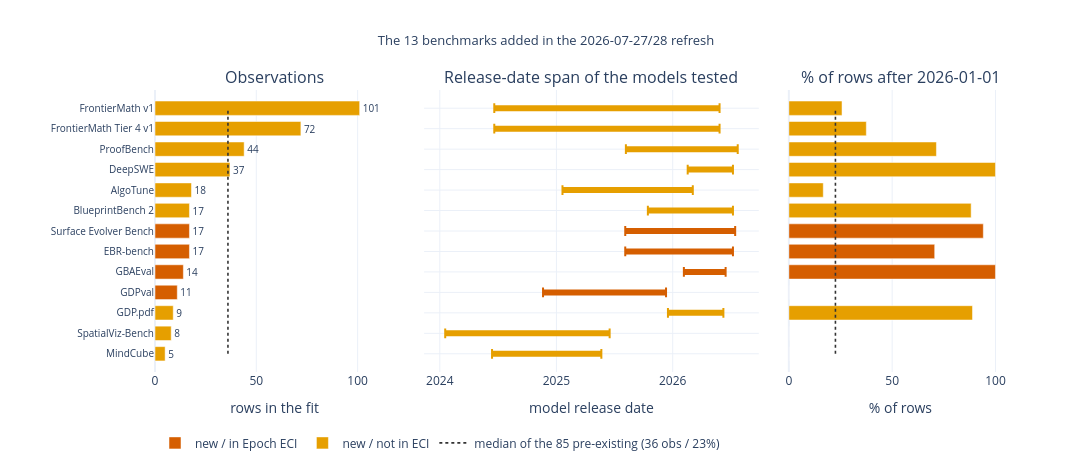

Notebook code cell kept with this figure:
### Markdown cell above
### 1 · The 13 new benchmarks are thin: median **17** observations against **36** for the 85 they joined.
They are 8.4% of rows, and the 4 Epoch's own ECI uses are only **1.3%**. Seven of the 13 are majority post-2026 models, so they measure a narrow, recent slice.

### Code cell
grp = {b: (G_IN if b in NEW_IN else G_OUT) for b in NEW}
rows = []
for b in NEW:
    s = RAW[RAW["benchmark"] == b]
    dt = s["release_date"].dropna()
    rows.append(dict(bench=b, n=len(s), grp=grp[b], lo=dt.min(), hi=dt.max(),
                     lo_s=dt.min().strftime("%Y-%m-%d"), hi_s=dt.max().strftime("%Y-%m-%d"),
                     pct=100 * (dt >= pd.Timestamp("2026-01-01")).mean()))
T1 = pd.DataFrame(rows).sort_values("n")
MED_OLD = float(RAW[RAW["benchmark"].isin(OLD)].groupby("benchmark").size().median())
OLD_PCT = 100 * (RAW[RAW["benchmark"].isin(OLD)]["release_date"].dropna()
                 >= pd.Timestamp("2026-01-01")).mean()
names = T1["bench"].tolist()

fig = make_subplots(rows=1, cols=3, shared_yaxes=True, column_widths=[0.30, 0.42, 0.28],
                    horizontal_spacing=0.035,
                    subplot_titles=["Observations", "Release-date span of the models tested",
                                    "% of rows after 2026-01-01"])
for g in (G_IN, G_OUT):
    s = T1[T1["grp"] == g]
    fig.add_trace(go.Bar(x=s["n"], y=s["bench"], orientation="h", name=g,
                         marker_color=GCOL[g], legendgroup=g,
                         text=s["n"], textposition="outside", textfont=dict(size=10),
                         hovertemplate="%{y}: %{x} obs<extra></extra>"), row=1, col=1)
    xs, ys = [], []
    for _, r in s.iterrows():
        xs += [r["lo_s"], r["hi_s"], None]; ys += [r["bench"], r["bench"], None]
    fig.add_trace(go.Scatter(x=xs, y=ys, mode="lines", legendgroup=g, showlegend=False,
                             line=dict(color=GCOL[g], width=6), hoverinfo="skip"), row=1, col=2)
    fig.add_trace(go.Scatter(x=list(s["lo_s"]) + list(s["hi_s"]), y=list(s["bench"]) * 2,
                             mode="markers", legendgroup=g, showlegend=False,
                             marker=dict(color=GCOL[g], size=7, symbol="line-ns-open",
                                         line=dict(color=GCOL[g], width=2)),
                             hovertemplate="%{y}: %{x|%Y-%m-%d}<extra></extra>"), row=1, col=2)
    fig.add_trace(go.Bar(x=s["pct"], y=s["bench"], orientation="h", legendgroup=g,
                         showlegend=False, marker_color=GCOL[g],
                         hovertemplate="%{y}: %{x:.0f}%<extra></extra>"), row=1, col=3)
fig.add_trace(go.Scatter(x=[MED_OLD] * 2, y=[names[0], names[-1]], mode="lines",
                         name=f"median of the 85 pre-existing ({MED_OLD:.0f} obs / {OLD_PCT:.0f}%)",
                         line=dict(color=C["dark"], width=1.6, dash="dot")), row=1, col=1)
fig.add_trace(go.Scatter(x=[OLD_PCT] * 2, y=[names[0], names[-1]], mode="lines",
                         showlegend=False, line=dict(color=C["dark"], width=1.6, dash="dot")),
              row=1, col=3)
fig.update_xaxes(title_text="rows in the fit", range=[0, 118], row=1, col=1)
fig.update_xaxes(title_text="model release date", type="date", row=1, col=2)
fig.update_xaxes(title_text="% of rows", range=[0, 108], row=1, col=3)
fig.update_yaxes(categoryorder="array", categoryarray=names, tickfont=dict(size=10), row=1, col=1)
fig.update_layout(title="The 13 benchmarks added in the 2026-07-27/28 refresh",
                  height=470, width=1220, bargap=0.3,
                  legend=dict(orientation="h", y=-0.20), margin=dict(t=90, l=155))
show(fig, "01_new_benchmarks")

print(f"new: {T1['n'].sum()} rows = {100 * T1['n'].sum() / len(RAW):.1f}% · "
      f"in-ECI 4: {T1.loc[T1.grp == G_IN, 'n'].sum()} rows = "
      f"{100 * T1.loc[T1.grp == G_IN, 'n'].sum() / len(RAW):.1f}% · "
      f"median obs new {T1['n'].median():.0f} vs pre-existing {MED_OLD:.0f}")

### Figure 1 — Plotly figure (JSON) as saved in the notebook; plotly's stock layout.template omitted (floating-point values rounded to 4 significant figures)
{"data": [{"hovertemplate": "%{y}: %{x} obs<extra></extra>", "legendgroup": "new / in Epoch ECI", "marker": {"color": "#D55E00"}, "name": "new / in Epoch ECI", "orientation": "h", "text": [11.0, 14.0, 17.0, 17.0], "textfont": {"size": 10}, "textposition": "outside", "type": "bar", "x": [11, 14, 17, 17], "xaxis": "x", "y": ["GDPval", "GBAEval", "EBR-bench", "Surface Evolver Bench"], "yaxis": "y"}, {"hoverinfo": "skip", "legendgroup": "new / in Epoch ECI", "line": {"color": "#D55E00", "width": 6}, "mode": "lines", "showlegend": false, "type": "scatter", "x": ["2024-11-20", "2025-12-11", null, "2026-02-05", "2026-06-16", null, "2025-08-05", "2026-07-09", null, "2025-08-05", "2026-07-16", null], "xaxis": "x2", "y": ["GDPval", "GDPval", null, "GBAEval", "GBAEval", null, "EBR-bench", "EBR-bench", null, "Surface Evolver Bench", "Surface Evolver Bench", null], "yaxis": "y2"}, {"hovertemplate": "%{y}: %{x|%Y-%m-%d}<extra></extra>", "legendgroup": "new / in Epoch ECI", "marker": {"color": "#D55E00", "line": {"color": "#D55E00", "width": 2}, "size": 7, "symbol": "line-ns-open"}, "mode": "markers", "showlegend": false, "type": "scatter", "x": ["2024-11-20", "2026-02-05", "2025-08-05", "2025-08-05", "2025-12-11", "2026-06-16", "2026-07-09", "2026-07-16"], "xaxis": "x2", "y": ["GDPval", "GBAEval", "EBR-bench", "Surface Evolver Bench", "GDPval", "GBAEval", "EBR-bench", "Surface Evolver Bench"], "yaxis": "y2"}, {"hovertemplate": "%{y}: %{x:.0f}%<extra></extra>", "legendgroup": "new / in Epoch ECI", "marker": {"color": "#D55E00"}, "orientation": "h", "showlegend": false, "type": "bar", "x": [0.0, 100.0, 70.59, 94.12], "xaxis": "x3", "y": ["GDPval", "GBAEval", "EBR-bench", "Surface Evolver Bench"], "yaxis": "y3"}, {"hovertemplate": "%{y}: %{x} obs<extra></extra>", "legendgroup": "new / not in ECI", "marker": {"color": "#E69F00"}, "name": "new / not in ECI", "orientation": "h", "text": [5.0, 8.0, 9.0, 17.0, 18.0, 37.0, 44.0, 72.0, 101.0], "textfont": {"size": 10}, "textposition": "outside", "type": "bar", "x": [5, 8, 9, 17, 18, 37, 44, 72, 101], "xaxis": "x", "y": ["MindCube", "SpatialViz-Bench", "GDP.pdf", "BlueprintBench 2", "AlgoTune", "DeepSWE", "ProofBench", "FrontierMath Tier 4 v1", "FrontierMath v1"], "yaxis": "y"}, {"hoverinfo": "skip", "legendgroup": "new / not in ECI", "line": {"color": "#E69F00", "width": 6}, "mode": "lines", "showlegend": false, "type": "scatter", "x": ["2024-06-13", "2025-05-22", null, "2024-01-18", "2025-06-17", null, "2025-12-17", "2026-06-09", null, "2025-10-15", "2026-07-09", null, "2025-01-20", "2026-03-05", null, "2026-02-17", "2026-07-09", null, "2025-08-07", "2026-07-24", null, "2024-06-20", "2026-05-28", null, "2024-06-20", "2026-05-28", null], "xaxis": "x2", "y": ["MindCube", "MindCube", null, "SpatialViz-Bench", "SpatialViz-Bench", null, "GDP.pdf", "GDP.pdf", null, "BlueprintBench 2", "BlueprintBench 2", null, "AlgoTune", "AlgoTune", null, "DeepSWE", "DeepSWE", null, "ProofBench", "ProofBench", null, "FrontierMath Tier 4 v1", "FrontierMath Tier 4 v1", null, "FrontierMath v1", "FrontierMath v1", null], "yaxis": "y2"}, {"hovertemplate": "%{y}: %{x|%Y-%m-%d}<extra></extra>", "legendgroup": "new / not in ECI", "marker": {"color": "#E69F00", "line": {"color": "#E69F00", "width": 2}, "size": 7, "symbol": "line-ns-open"}, "mode": "markers", "showlegend": false, "type": "scatter", "x": ["2024-06-13", "2024-01-18", "2025-12-17", "2025-10-15", "2025-01-20", "2026-02-17", "2025-08-07", "2024-06-20", "2024-06-20", "2025-05-22", "2025-06-17", "2026-06-09", "2026-07-09", "2026-03-05", "2026-07-09", "2026-07-24", "2026-05-28", "2026-05-28"], "xaxis": "x2", "y": ["MindCube", "SpatialViz-Bench", "GDP.pdf", "BlueprintBench 2", "AlgoTune", "DeepSWE", "ProofBench", "FrontierMath Tier 4 v1", "FrontierMath v1", "MindCube", "SpatialViz-Bench", "GDP.pdf", "BlueprintBench 2", "AlgoTune", "DeepSWE", "ProofBench", "FrontierMath Tier 4 v1", "FrontierMath v1"], "yaxis": "y2"}, {"hovertemplate": "%{y}: %{x:.0f}%<extra></extra>", "legendgroup": "new / not in ECI", "marker": {"color": "#E69F00"}, "orientation": "h", "showlegend": false, "type": "bar", "x": [0.0, 0.0, 88.89, 88.24, 16.67, 100.0, 71.43, 37.5, 25.74], "xaxis": "x3", "y": ["MindCube", "SpatialViz-Bench", "GDP.pdf", "BlueprintBench 2", "AlgoTune", "DeepSWE", "ProofBench", "FrontierMath Tier 4 v1", "FrontierMath v1"], "yaxis": "y3"}, {"line": {"color": "#333333", "dash": "dot", "width": 1.6}, "mode": "lines", "name": "median of the 85 pre-existing (36 obs / 23%)", "type": "scatter", "x": [36.0, 36.0], "xaxis": "x", "y": ["MindCube", "FrontierMath v1"], "yaxis": "y"}, {"line": {"color": "#333333", "dash": "dot", "width": 1.6}, "mode": "lines", "showlegend": false, "type": "scatter", "x": [22.55, 22.55], "xaxis": "x3", "y": ["MindCube", "FrontierMath v1"], "yaxis": "y3"}], "layout": {"annotations": [{"font": {"size": 16}, "showarrow": false, "text": "Observations", "x": 0.1395, "xanchor": "center", "xref": "paper", "y": 1.0, "yanchor": "bottom", "yref": "paper"}, {"font": {"size": 16}, "showarrow": false, "text": "Release-date span of the models tested", "x": 0.5093, "xanchor": "center", "xref": "paper", "y": 1.0, "yanchor": "bottom", "yref": "paper"}, {"font": {"size": 16}, "showarrow": false, "text": "% of rows after 2026-01-01", "x": 0.8698, "xanchor": "center", "xref": "paper", "y": 1.0, "yanchor": "bottom", "yref": "paper"}], "bargap": 0.3, "height": 470, "legend": {"orientation": "h", "y": -0.2}, "margin": {"l": 155, "t": 90}, "title": {"font": {"size": 13}, "text": "The 13 benchmarks added in the 2026-07-27/28 refresh", "x": 0.5}, "width": 1220, "xaxis": {"anchor": "y", "domain": [0.0, 0.279], "range": [0, 118], "title": {"text": "rows in the fit"}}, "xaxis2": {"anchor": "y2", "domain": [0.314, 0.7046], "title": {"text": "model release date"}, "type": "date"}, "xaxis3": {"anchor": "y3", "domain": [0.7396, 1.0], "range": [0, 108], "title": {"text": "% of rows"}}, "yaxis": {"anchor": "x", "categoryarray": ["MindCube", "SpatialViz-Bench", "GDP.pdf", "GDPval", "GBAEval", "EBR-bench", "Surface Evolver Bench", "BlueprintBench 2", "AlgoTune", "DeepSWE", "ProofBench", "FrontierMath Tier 4 v1", "FrontierMath v1"], "categoryorder": "array", "domain": [0.0, 1.0], "tickfont": {"size": 10}}, "yaxis2": {"anchor": "x2", "domain": [0.0, 1.0], "matches": "y", "showticklabels": false}, "yaxis3": {"anchor": "x3", "domain": [0.0, 1.0], "matches": "y", "showticklabels": false}}}
